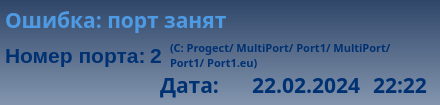
<?xml version="1.0" encoding="UTF-8"?>
<ui version="4.0">
 <class>widget_27_9_21_err_port_busy</class>
 <widget class="QWidget" name="widget_27_9_21_err_port_busy">
  <property name="geometry">
   <rect>
    <x>0</x>
    <y>0</y>
    <width>440</width>
    <height>105</height>
   </rect>
  </property>
  <property name="windowTitle">
   <string>widget_27_9_21_err_port_busy</string>
  </property>
  <property name="layoutDirection">
   <enum>Qt::LeftToRight</enum>
  </property>
  <property name="styleSheet">
   <string notr="true">background-color: qlineargradient(spread:pad, x1:0.5, y1:0, x2:0.5, y2:1, stop:0 rgba(47, 70, 105, 255), stop:1 rgba(131, 149, 174, 255));</string>
  </property>
  <widget class="QLabel" name="lbl_name_error">
   <property name="enabled">
    <bool>true</bool>
   </property>
   <property name="geometry">
    <rect>
     <x>5</x>
     <y>5</y>
     <width>290</width>
     <height>30</height>
    </rect>
   </property>
   <property name="font">
    <font>
     <family>Arial Black</family>
     <pointsize>16</pointsize>
     <weight>75</weight>
     <bold>true</bold>
    </font>
   </property>
   <property name="layoutDirection">
    <enum>Qt::LeftToRight</enum>
   </property>
   <property name="styleSheet">
    <string notr="true">color: rgb(78, 155, 229);
background-color: qlineargradient(spread:pad, x1:0, y1:0, x2:1, y2:0, stop:0 rgba(0, 0, 0, 0), stop:1 rgba(255, 255, 255, 0));</string>
   </property>
   <property name="text">
    <string>&lt;html&gt;&lt;head/&gt;&lt;body&gt;&lt;p&gt;Ошибка: порт занят&lt;/p&gt;&lt;/body&gt;&lt;/html&gt;</string>
   </property>
  </widget>
  <widget class="QLabel" name="lbl_info_2">
   <property name="geometry">
    <rect>
     <x>5</x>
     <y>40</y>
     <width>140</width>
     <height>30</height>
    </rect>
   </property>
   <property name="palette">
    <palette>
     <active>
      <colorrole role="WindowText">
       <brush brushstyle="SolidPattern">
        <color alpha="255">
         <red>0</red>
         <green>49</green>
         <blue>114</blue>
        </color>
       </brush>
      </colorrole>
      <colorrole role="Button">
       <brush brushstyle="LinearGradientPattern">
        <gradient startx="0.000000000000000" starty="0.000000000000000" endx="1.000000000000000" endy="0.000000000000000" type="LinearGradient" spread="PadSpread" coordinatemode="ObjectBoundingMode">
         <gradientstop position="0.000000000000000">
          <color alpha="0">
           <red>0</red>
           <green>0</green>
           <blue>0</blue>
          </color>
         </gradientstop>
         <gradientstop position="1.000000000000000">
          <color alpha="0">
           <red>255</red>
           <green>255</green>
           <blue>255</blue>
          </color>
         </gradientstop>
        </gradient>
       </brush>
      </colorrole>
      <colorrole role="Text">
       <brush brushstyle="SolidPattern">
        <color alpha="255">
         <red>0</red>
         <green>49</green>
         <blue>114</blue>
        </color>
       </brush>
      </colorrole>
      <colorrole role="ButtonText">
       <brush brushstyle="SolidPattern">
        <color alpha="255">
         <red>0</red>
         <green>49</green>
         <blue>114</blue>
        </color>
       </brush>
      </colorrole>
      <colorrole role="Base">
       <brush brushstyle="LinearGradientPattern">
        <gradient startx="0.000000000000000" starty="0.000000000000000" endx="1.000000000000000" endy="0.000000000000000" type="LinearGradient" spread="PadSpread" coordinatemode="ObjectBoundingMode">
         <gradientstop position="0.000000000000000">
          <color alpha="0">
           <red>0</red>
           <green>0</green>
           <blue>0</blue>
          </color>
         </gradientstop>
         <gradientstop position="1.000000000000000">
          <color alpha="0">
           <red>255</red>
           <green>255</green>
           <blue>255</blue>
          </color>
         </gradientstop>
        </gradient>
       </brush>
      </colorrole>
      <colorrole role="Window">
       <brush brushstyle="LinearGradientPattern">
        <gradient startx="0.000000000000000" starty="0.000000000000000" endx="1.000000000000000" endy="0.000000000000000" type="LinearGradient" spread="PadSpread" coordinatemode="ObjectBoundingMode">
         <gradientstop position="0.000000000000000">
          <color alpha="0">
           <red>0</red>
           <green>0</green>
           <blue>0</blue>
          </color>
         </gradientstop>
         <gradientstop position="1.000000000000000">
          <color alpha="0">
           <red>255</red>
           <green>255</green>
           <blue>255</blue>
          </color>
         </gradientstop>
        </gradient>
       </brush>
      </colorrole>
     </active>
     <inactive>
      <colorrole role="WindowText">
       <brush brushstyle="SolidPattern">
        <color alpha="255">
         <red>0</red>
         <green>49</green>
         <blue>114</blue>
        </color>
       </brush>
      </colorrole>
      <colorrole role="Button">
       <brush brushstyle="LinearGradientPattern">
        <gradient startx="0.000000000000000" starty="0.000000000000000" endx="1.000000000000000" endy="0.000000000000000" type="LinearGradient" spread="PadSpread" coordinatemode="ObjectBoundingMode">
         <gradientstop position="0.000000000000000">
          <color alpha="0">
           <red>0</red>
           <green>0</green>
           <blue>0</blue>
          </color>
         </gradientstop>
         <gradientstop position="1.000000000000000">
          <color alpha="0">
           <red>255</red>
           <green>255</green>
           <blue>255</blue>
          </color>
         </gradientstop>
        </gradient>
       </brush>
      </colorrole>
      <colorrole role="Text">
       <brush brushstyle="SolidPattern">
        <color alpha="255">
         <red>0</red>
         <green>49</green>
         <blue>114</blue>
        </color>
       </brush>
      </colorrole>
      <colorrole role="ButtonText">
       <brush brushstyle="SolidPattern">
        <color alpha="255">
         <red>0</red>
         <green>49</green>
         <blue>114</blue>
        </color>
       </brush>
      </colorrole>
      <colorrole role="Base">
       <brush brushstyle="LinearGradientPattern">
        <gradient startx="0.000000000000000" starty="0.000000000000000" endx="1.000000000000000" endy="0.000000000000000" type="LinearGradient" spread="PadSpread" coordinatemode="ObjectBoundingMode">
         <gradientstop position="0.000000000000000">
          <color alpha="0">
           <red>0</red>
           <green>0</green>
           <blue>0</blue>
          </color>
         </gradientstop>
         <gradientstop position="1.000000000000000">
          <color alpha="0">
           <red>255</red>
           <green>255</green>
           <blue>255</blue>
          </color>
         </gradientstop>
        </gradient>
       </brush>
      </colorrole>
      <colorrole role="Window">
       <brush brushstyle="LinearGradientPattern">
        <gradient startx="0.000000000000000" starty="0.000000000000000" endx="1.000000000000000" endy="0.000000000000000" type="LinearGradient" spread="PadSpread" coordinatemode="ObjectBoundingMode">
         <gradientstop position="0.000000000000000">
          <color alpha="0">
           <red>0</red>
           <green>0</green>
           <blue>0</blue>
          </color>
         </gradientstop>
         <gradientstop position="1.000000000000000">
          <color alpha="0">
           <red>255</red>
           <green>255</green>
           <blue>255</blue>
          </color>
         </gradientstop>
        </gradient>
       </brush>
      </colorrole>
     </inactive>
     <disabled>
      <colorrole role="WindowText">
       <brush brushstyle="SolidPattern">
        <color alpha="255">
         <red>0</red>
         <green>49</green>
         <blue>114</blue>
        </color>
       </brush>
      </colorrole>
      <colorrole role="Button">
       <brush brushstyle="LinearGradientPattern">
        <gradient startx="0.000000000000000" starty="0.000000000000000" endx="1.000000000000000" endy="0.000000000000000" type="LinearGradient" spread="PadSpread" coordinatemode="ObjectBoundingMode">
         <gradientstop position="0.000000000000000">
          <color alpha="0">
           <red>0</red>
           <green>0</green>
           <blue>0</blue>
          </color>
         </gradientstop>
         <gradientstop position="1.000000000000000">
          <color alpha="0">
           <red>255</red>
           <green>255</green>
           <blue>255</blue>
          </color>
         </gradientstop>
        </gradient>
       </brush>
      </colorrole>
      <colorrole role="Text">
       <brush brushstyle="SolidPattern">
        <color alpha="255">
         <red>0</red>
         <green>49</green>
         <blue>114</blue>
        </color>
       </brush>
      </colorrole>
      <colorrole role="ButtonText">
       <brush brushstyle="SolidPattern">
        <color alpha="255">
         <red>0</red>
         <green>49</green>
         <blue>114</blue>
        </color>
       </brush>
      </colorrole>
      <colorrole role="Base">
       <brush brushstyle="LinearGradientPattern">
        <gradient startx="0.000000000000000" starty="0.000000000000000" endx="1.000000000000000" endy="0.000000000000000" type="LinearGradient" spread="PadSpread" coordinatemode="ObjectBoundingMode">
         <gradientstop position="0.000000000000000">
          <color alpha="0">
           <red>0</red>
           <green>0</green>
           <blue>0</blue>
          </color>
         </gradientstop>
         <gradientstop position="1.000000000000000">
          <color alpha="0">
           <red>255</red>
           <green>255</green>
           <blue>255</blue>
          </color>
         </gradientstop>
        </gradient>
       </brush>
      </colorrole>
      <colorrole role="Window">
       <brush brushstyle="LinearGradientPattern">
        <gradient startx="0.000000000000000" starty="0.000000000000000" endx="1.000000000000000" endy="0.000000000000000" type="LinearGradient" spread="PadSpread" coordinatemode="ObjectBoundingMode">
         <gradientstop position="0.000000000000000">
          <color alpha="0">
           <red>0</red>
           <green>0</green>
           <blue>0</blue>
          </color>
         </gradientstop>
         <gradientstop position="1.000000000000000">
          <color alpha="0">
           <red>255</red>
           <green>255</green>
           <blue>255</blue>
          </color>
         </gradientstop>
        </gradient>
       </brush>
      </colorrole>
     </disabled>
    </palette>
   </property>
   <property name="font">
    <font>
     <family>Arial</family>
     <pointsize>16</pointsize>
     <weight>75</weight>
     <bold>true</bold>
    </font>
   </property>
   <property name="styleSheet">
    <string notr="true">color: rgb(0, 49, 114);
background-color: qlineargradient(spread:pad, x1:0, y1:0, x2:1, y2:0, stop:0 rgba(0, 0, 0, 0), stop:1 rgba(255, 255, 255, 0));</string>
   </property>
   <property name="text">
    <string>Номер порта:</string>
   </property>
   <property name="alignment">
    <set>Qt::AlignLeading|Qt::AlignLeft|Qt::AlignVCenter</set>
   </property>
  </widget>
  <widget class="QLabel" name="lbl_port_number">
   <property name="geometry">
    <rect>
     <x>150</x>
     <y>40</y>
     <width>15</width>
     <height>30</height>
    </rect>
   </property>
   <property name="palette">
    <palette>
     <active>
      <colorrole role="WindowText">
       <brush brushstyle="SolidPattern">
        <color alpha="255">
         <red>0</red>
         <green>49</green>
         <blue>114</blue>
        </color>
       </brush>
      </colorrole>
      <colorrole role="Button">
       <brush brushstyle="LinearGradientPattern">
        <gradient startx="0.000000000000000" starty="0.000000000000000" endx="1.000000000000000" endy="0.000000000000000" type="LinearGradient" spread="PadSpread" coordinatemode="ObjectBoundingMode">
         <gradientstop position="0.000000000000000">
          <color alpha="0">
           <red>0</red>
           <green>0</green>
           <blue>0</blue>
          </color>
         </gradientstop>
         <gradientstop position="1.000000000000000">
          <color alpha="0">
           <red>255</red>
           <green>255</green>
           <blue>255</blue>
          </color>
         </gradientstop>
        </gradient>
       </brush>
      </colorrole>
      <colorrole role="Text">
       <brush brushstyle="SolidPattern">
        <color alpha="255">
         <red>0</red>
         <green>49</green>
         <blue>114</blue>
        </color>
       </brush>
      </colorrole>
      <colorrole role="ButtonText">
       <brush brushstyle="SolidPattern">
        <color alpha="255">
         <red>0</red>
         <green>49</green>
         <blue>114</blue>
        </color>
       </brush>
      </colorrole>
      <colorrole role="Base">
       <brush brushstyle="LinearGradientPattern">
        <gradient startx="0.000000000000000" starty="0.000000000000000" endx="1.000000000000000" endy="0.000000000000000" type="LinearGradient" spread="PadSpread" coordinatemode="ObjectBoundingMode">
         <gradientstop position="0.000000000000000">
          <color alpha="0">
           <red>0</red>
           <green>0</green>
           <blue>0</blue>
          </color>
         </gradientstop>
         <gradientstop position="1.000000000000000">
          <color alpha="0">
           <red>255</red>
           <green>255</green>
           <blue>255</blue>
          </color>
         </gradientstop>
        </gradient>
       </brush>
      </colorrole>
      <colorrole role="Window">
       <brush brushstyle="LinearGradientPattern">
        <gradient startx="0.000000000000000" starty="0.000000000000000" endx="1.000000000000000" endy="0.000000000000000" type="LinearGradient" spread="PadSpread" coordinatemode="ObjectBoundingMode">
         <gradientstop position="0.000000000000000">
          <color alpha="0">
           <red>0</red>
           <green>0</green>
           <blue>0</blue>
          </color>
         </gradientstop>
         <gradientstop position="1.000000000000000">
          <color alpha="0">
           <red>255</red>
           <green>255</green>
           <blue>255</blue>
          </color>
         </gradientstop>
        </gradient>
       </brush>
      </colorrole>
     </active>
     <inactive>
      <colorrole role="WindowText">
       <brush brushstyle="SolidPattern">
        <color alpha="255">
         <red>0</red>
         <green>49</green>
         <blue>114</blue>
        </color>
       </brush>
      </colorrole>
      <colorrole role="Button">
       <brush brushstyle="LinearGradientPattern">
        <gradient startx="0.000000000000000" starty="0.000000000000000" endx="1.000000000000000" endy="0.000000000000000" type="LinearGradient" spread="PadSpread" coordinatemode="ObjectBoundingMode">
         <gradientstop position="0.000000000000000">
          <color alpha="0">
           <red>0</red>
           <green>0</green>
           <blue>0</blue>
          </color>
         </gradientstop>
         <gradientstop position="1.000000000000000">
          <color alpha="0">
           <red>255</red>
           <green>255</green>
           <blue>255</blue>
          </color>
         </gradientstop>
        </gradient>
       </brush>
      </colorrole>
      <colorrole role="Text">
       <brush brushstyle="SolidPattern">
        <color alpha="255">
         <red>0</red>
         <green>49</green>
         <blue>114</blue>
        </color>
       </brush>
      </colorrole>
      <colorrole role="ButtonText">
       <brush brushstyle="SolidPattern">
        <color alpha="255">
         <red>0</red>
         <green>49</green>
         <blue>114</blue>
        </color>
       </brush>
      </colorrole>
      <colorrole role="Base">
       <brush brushstyle="LinearGradientPattern">
        <gradient startx="0.000000000000000" starty="0.000000000000000" endx="1.000000000000000" endy="0.000000000000000" type="LinearGradient" spread="PadSpread" coordinatemode="ObjectBoundingMode">
         <gradientstop position="0.000000000000000">
          <color alpha="0">
           <red>0</red>
           <green>0</green>
           <blue>0</blue>
          </color>
         </gradientstop>
         <gradientstop position="1.000000000000000">
          <color alpha="0">
           <red>255</red>
           <green>255</green>
           <blue>255</blue>
          </color>
         </gradientstop>
        </gradient>
       </brush>
      </colorrole>
      <colorrole role="Window">
       <brush brushstyle="LinearGradientPattern">
        <gradient startx="0.000000000000000" starty="0.000000000000000" endx="1.000000000000000" endy="0.000000000000000" type="LinearGradient" spread="PadSpread" coordinatemode="ObjectBoundingMode">
         <gradientstop position="0.000000000000000">
          <color alpha="0">
           <red>0</red>
           <green>0</green>
           <blue>0</blue>
          </color>
         </gradientstop>
         <gradientstop position="1.000000000000000">
          <color alpha="0">
           <red>255</red>
           <green>255</green>
           <blue>255</blue>
          </color>
         </gradientstop>
        </gradient>
       </brush>
      </colorrole>
     </inactive>
     <disabled>
      <colorrole role="WindowText">
       <brush brushstyle="SolidPattern">
        <color alpha="255">
         <red>0</red>
         <green>49</green>
         <blue>114</blue>
        </color>
       </brush>
      </colorrole>
      <colorrole role="Button">
       <brush brushstyle="LinearGradientPattern">
        <gradient startx="0.000000000000000" starty="0.000000000000000" endx="1.000000000000000" endy="0.000000000000000" type="LinearGradient" spread="PadSpread" coordinatemode="ObjectBoundingMode">
         <gradientstop position="0.000000000000000">
          <color alpha="0">
           <red>0</red>
           <green>0</green>
           <blue>0</blue>
          </color>
         </gradientstop>
         <gradientstop position="1.000000000000000">
          <color alpha="0">
           <red>255</red>
           <green>255</green>
           <blue>255</blue>
          </color>
         </gradientstop>
        </gradient>
       </brush>
      </colorrole>
      <colorrole role="Text">
       <brush brushstyle="SolidPattern">
        <color alpha="255">
         <red>0</red>
         <green>49</green>
         <blue>114</blue>
        </color>
       </brush>
      </colorrole>
      <colorrole role="ButtonText">
       <brush brushstyle="SolidPattern">
        <color alpha="255">
         <red>0</red>
         <green>49</green>
         <blue>114</blue>
        </color>
       </brush>
      </colorrole>
      <colorrole role="Base">
       <brush brushstyle="LinearGradientPattern">
        <gradient startx="0.000000000000000" starty="0.000000000000000" endx="1.000000000000000" endy="0.000000000000000" type="LinearGradient" spread="PadSpread" coordinatemode="ObjectBoundingMode">
         <gradientstop position="0.000000000000000">
          <color alpha="0">
           <red>0</red>
           <green>0</green>
           <blue>0</blue>
          </color>
         </gradientstop>
         <gradientstop position="1.000000000000000">
          <color alpha="0">
           <red>255</red>
           <green>255</green>
           <blue>255</blue>
          </color>
         </gradientstop>
        </gradient>
       </brush>
      </colorrole>
      <colorrole role="Window">
       <brush brushstyle="LinearGradientPattern">
        <gradient startx="0.000000000000000" starty="0.000000000000000" endx="1.000000000000000" endy="0.000000000000000" type="LinearGradient" spread="PadSpread" coordinatemode="ObjectBoundingMode">
         <gradientstop position="0.000000000000000">
          <color alpha="0">
           <red>0</red>
           <green>0</green>
           <blue>0</blue>
          </color>
         </gradientstop>
         <gradientstop position="1.000000000000000">
          <color alpha="0">
           <red>255</red>
           <green>255</green>
           <blue>255</blue>
          </color>
         </gradientstop>
        </gradient>
       </brush>
      </colorrole>
     </disabled>
    </palette>
   </property>
   <property name="font">
    <font>
     <family>Arial</family>
     <pointsize>16</pointsize>
     <weight>75</weight>
     <bold>true</bold>
    </font>
   </property>
   <property name="styleSheet">
    <string notr="true">color: rgb(0, 49, 114);
background-color: qlineargradient(spread:pad, x1:0, y1:0, x2:1, y2:0, stop:0 rgba(0, 0, 0, 0), stop:1 rgba(255, 255, 255, 0));</string>
   </property>
   <property name="text">
    <string>2</string>
   </property>
   <property name="alignment">
    <set>Qt::AlignLeading|Qt::AlignLeft|Qt::AlignVCenter</set>
   </property>
  </widget>
  <widget class="QLabel" name="lbl_port_address">
   <property name="geometry">
    <rect>
     <x>170</x>
     <y>40</y>
     <width>241</width>
     <height>30</height>
    </rect>
   </property>
   <property name="palette">
    <palette>
     <active>
      <colorrole role="WindowText">
       <brush brushstyle="SolidPattern">
        <color alpha="255">
         <red>0</red>
         <green>49</green>
         <blue>114</blue>
        </color>
       </brush>
      </colorrole>
      <colorrole role="Button">
       <brush brushstyle="LinearGradientPattern">
        <gradient startx="0.000000000000000" starty="0.000000000000000" endx="1.000000000000000" endy="0.000000000000000" type="LinearGradient" spread="PadSpread" coordinatemode="ObjectBoundingMode">
         <gradientstop position="0.000000000000000">
          <color alpha="0">
           <red>0</red>
           <green>0</green>
           <blue>0</blue>
          </color>
         </gradientstop>
         <gradientstop position="1.000000000000000">
          <color alpha="0">
           <red>255</red>
           <green>255</green>
           <blue>255</blue>
          </color>
         </gradientstop>
        </gradient>
       </brush>
      </colorrole>
      <colorrole role="Text">
       <brush brushstyle="SolidPattern">
        <color alpha="255">
         <red>0</red>
         <green>49</green>
         <blue>114</blue>
        </color>
       </brush>
      </colorrole>
      <colorrole role="ButtonText">
       <brush brushstyle="SolidPattern">
        <color alpha="255">
         <red>0</red>
         <green>49</green>
         <blue>114</blue>
        </color>
       </brush>
      </colorrole>
      <colorrole role="Base">
       <brush brushstyle="LinearGradientPattern">
        <gradient startx="0.000000000000000" starty="0.000000000000000" endx="1.000000000000000" endy="0.000000000000000" type="LinearGradient" spread="PadSpread" coordinatemode="ObjectBoundingMode">
         <gradientstop position="0.000000000000000">
          <color alpha="0">
           <red>0</red>
           <green>0</green>
           <blue>0</blue>
          </color>
         </gradientstop>
         <gradientstop position="1.000000000000000">
          <color alpha="0">
           <red>255</red>
           <green>255</green>
           <blue>255</blue>
          </color>
         </gradientstop>
        </gradient>
       </brush>
      </colorrole>
      <colorrole role="Window">
       <brush brushstyle="LinearGradientPattern">
        <gradient startx="0.000000000000000" starty="0.000000000000000" endx="1.000000000000000" endy="0.000000000000000" type="LinearGradient" spread="PadSpread" coordinatemode="ObjectBoundingMode">
         <gradientstop position="0.000000000000000">
          <color alpha="0">
           <red>0</red>
           <green>0</green>
           <blue>0</blue>
          </color>
         </gradientstop>
         <gradientstop position="1.000000000000000">
          <color alpha="0">
           <red>255</red>
           <green>255</green>
           <blue>255</blue>
          </color>
         </gradientstop>
        </gradient>
       </brush>
      </colorrole>
     </active>
     <inactive>
      <colorrole role="WindowText">
       <brush brushstyle="SolidPattern">
        <color alpha="255">
         <red>0</red>
         <green>49</green>
         <blue>114</blue>
        </color>
       </brush>
      </colorrole>
      <colorrole role="Button">
       <brush brushstyle="LinearGradientPattern">
        <gradient startx="0.000000000000000" starty="0.000000000000000" endx="1.000000000000000" endy="0.000000000000000" type="LinearGradient" spread="PadSpread" coordinatemode="ObjectBoundingMode">
         <gradientstop position="0.000000000000000">
          <color alpha="0">
           <red>0</red>
           <green>0</green>
           <blue>0</blue>
          </color>
         </gradientstop>
         <gradientstop position="1.000000000000000">
          <color alpha="0">
           <red>255</red>
           <green>255</green>
           <blue>255</blue>
          </color>
         </gradientstop>
        </gradient>
       </brush>
      </colorrole>
      <colorrole role="Text">
       <brush brushstyle="SolidPattern">
        <color alpha="255">
         <red>0</red>
         <green>49</green>
         <blue>114</blue>
        </color>
       </brush>
      </colorrole>
      <colorrole role="ButtonText">
       <brush brushstyle="SolidPattern">
        <color alpha="255">
         <red>0</red>
         <green>49</green>
         <blue>114</blue>
        </color>
       </brush>
      </colorrole>
      <colorrole role="Base">
       <brush brushstyle="LinearGradientPattern">
        <gradient startx="0.000000000000000" starty="0.000000000000000" endx="1.000000000000000" endy="0.000000000000000" type="LinearGradient" spread="PadSpread" coordinatemode="ObjectBoundingMode">
         <gradientstop position="0.000000000000000">
          <color alpha="0">
           <red>0</red>
           <green>0</green>
           <blue>0</blue>
          </color>
         </gradientstop>
         <gradientstop position="1.000000000000000">
          <color alpha="0">
           <red>255</red>
           <green>255</green>
           <blue>255</blue>
          </color>
         </gradientstop>
        </gradient>
       </brush>
      </colorrole>
      <colorrole role="Window">
       <brush brushstyle="LinearGradientPattern">
        <gradient startx="0.000000000000000" starty="0.000000000000000" endx="1.000000000000000" endy="0.000000000000000" type="LinearGradient" spread="PadSpread" coordinatemode="ObjectBoundingMode">
         <gradientstop position="0.000000000000000">
          <color alpha="0">
           <red>0</red>
           <green>0</green>
           <blue>0</blue>
          </color>
         </gradientstop>
         <gradientstop position="1.000000000000000">
          <color alpha="0">
           <red>255</red>
           <green>255</green>
           <blue>255</blue>
          </color>
         </gradientstop>
        </gradient>
       </brush>
      </colorrole>
     </inactive>
     <disabled>
      <colorrole role="WindowText">
       <brush brushstyle="SolidPattern">
        <color alpha="255">
         <red>0</red>
         <green>49</green>
         <blue>114</blue>
        </color>
       </brush>
      </colorrole>
      <colorrole role="Button">
       <brush brushstyle="LinearGradientPattern">
        <gradient startx="0.000000000000000" starty="0.000000000000000" endx="1.000000000000000" endy="0.000000000000000" type="LinearGradient" spread="PadSpread" coordinatemode="ObjectBoundingMode">
         <gradientstop position="0.000000000000000">
          <color alpha="0">
           <red>0</red>
           <green>0</green>
           <blue>0</blue>
          </color>
         </gradientstop>
         <gradientstop position="1.000000000000000">
          <color alpha="0">
           <red>255</red>
           <green>255</green>
           <blue>255</blue>
          </color>
         </gradientstop>
        </gradient>
       </brush>
      </colorrole>
      <colorrole role="Text">
       <brush brushstyle="SolidPattern">
        <color alpha="255">
         <red>0</red>
         <green>49</green>
         <blue>114</blue>
        </color>
       </brush>
      </colorrole>
      <colorrole role="ButtonText">
       <brush brushstyle="SolidPattern">
        <color alpha="255">
         <red>0</red>
         <green>49</green>
         <blue>114</blue>
        </color>
       </brush>
      </colorrole>
      <colorrole role="Base">
       <brush brushstyle="LinearGradientPattern">
        <gradient startx="0.000000000000000" starty="0.000000000000000" endx="1.000000000000000" endy="0.000000000000000" type="LinearGradient" spread="PadSpread" coordinatemode="ObjectBoundingMode">
         <gradientstop position="0.000000000000000">
          <color alpha="0">
           <red>0</red>
           <green>0</green>
           <blue>0</blue>
          </color>
         </gradientstop>
         <gradientstop position="1.000000000000000">
          <color alpha="0">
           <red>255</red>
           <green>255</green>
           <blue>255</blue>
          </color>
         </gradientstop>
        </gradient>
       </brush>
      </colorrole>
      <colorrole role="Window">
       <brush brushstyle="LinearGradientPattern">
        <gradient startx="0.000000000000000" starty="0.000000000000000" endx="1.000000000000000" endy="0.000000000000000" type="LinearGradient" spread="PadSpread" coordinatemode="ObjectBoundingMode">
         <gradientstop position="0.000000000000000">
          <color alpha="0">
           <red>0</red>
           <green>0</green>
           <blue>0</blue>
          </color>
         </gradientstop>
         <gradientstop position="1.000000000000000">
          <color alpha="0">
           <red>255</red>
           <green>255</green>
           <blue>255</blue>
          </color>
         </gradientstop>
        </gradient>
       </brush>
      </colorrole>
     </disabled>
    </palette>
   </property>
   <property name="font">
    <font>
     <family>Arial Black</family>
     <pointsize>8</pointsize>
     <weight>75</weight>
     <bold>true</bold>
    </font>
   </property>
   <property name="styleSheet">
    <string notr="true">color: rgb(0, 49, 114);
background-color: qlineargradient(spread:pad, x1:0, y1:0, x2:1, y2:0, stop:0 rgba(0, 0, 0, 0), stop:1 rgba(255, 255, 255, 0));</string>
   </property>
   <property name="text">
    <string>&lt;html&gt;&lt;head/&gt;&lt;body&gt;&lt;p&gt;(C: Progect/ MultiPort/ Port1/ MultiPort/ Port1/ Port1.eu)&lt;/p&gt;&lt;/body&gt;&lt;/html&gt;</string>
   </property>
   <property name="alignment">
    <set>Qt::AlignLeading|Qt::AlignLeft|Qt::AlignVCenter</set>
   </property>
   <property name="wordWrap">
    <bool>true</bool>
   </property>
  </widget>
  <widget class="QLabel" name="lbl_info">
   <property name="enabled">
    <bool>true</bool>
   </property>
   <property name="geometry">
    <rect>
     <x>160</x>
     <y>70</y>
     <width>65</width>
     <height>30</height>
    </rect>
   </property>
   <property name="font">
    <font>
     <family>Arial Black</family>
     <pointsize>16</pointsize>
     <weight>75</weight>
     <italic>false</italic>
     <bold>true</bold>
     <underline>false</underline>
    </font>
   </property>
   <property name="mouseTracking">
    <bool>true</bool>
   </property>
   <property name="contextMenuPolicy">
    <enum>Qt::NoContextMenu</enum>
   </property>
   <property name="layoutDirection">
    <enum>Qt::LeftToRight</enum>
   </property>
   <property name="styleSheet">
    <string notr="true">color: rgb(0, 49, 114);
background-color: qlineargradient(spread:pad, x1:0, y1:0, x2:1, y2:0, stop:0 rgba(0, 0, 0, 0), stop:1 rgba(255, 255, 255, 0));</string>
   </property>
   <property name="lineWidth">
    <number>1</number>
   </property>
   <property name="text">
    <string>Дата:</string>
   </property>
   <property name="textFormat">
    <enum>Qt::AutoText</enum>
   </property>
   <property name="alignment">
    <set>Qt::AlignLeading|Qt::AlignLeft|Qt::AlignVCenter</set>
   </property>
   <property name="wordWrap">
    <bool>false</bool>
   </property>
   <property name="margin">
    <number>0</number>
   </property>
   <property name="indent">
    <number>0</number>
   </property>
   <property name="textInteractionFlags">
    <set>Qt::NoTextInteraction</set>
   </property>
  </widget>
  <widget class="QLabel" name="lbl_data">
   <property name="enabled">
    <bool>true</bool>
   </property>
   <property name="geometry">
    <rect>
     <x>230</x>
     <y>70</y>
     <width>130</width>
     <height>30</height>
    </rect>
   </property>
   <property name="font">
    <font>
     <family>Arial Black</family>
     <pointsize>16</pointsize>
     <weight>75</weight>
     <italic>false</italic>
     <bold>true</bold>
     <underline>false</underline>
    </font>
   </property>
   <property name="mouseTracking">
    <bool>true</bool>
   </property>
   <property name="contextMenuPolicy">
    <enum>Qt::NoContextMenu</enum>
   </property>
   <property name="layoutDirection">
    <enum>Qt::LeftToRight</enum>
   </property>
   <property name="styleSheet">
    <string notr="true">color: rgb(0, 49, 114);
background-color: qlineargradient(spread:pad, x1:0, y1:0, x2:1, y2:0, stop:0 rgba(0, 0, 0, 0), stop:1 rgba(255, 255, 255, 0));</string>
   </property>
   <property name="lineWidth">
    <number>1</number>
   </property>
   <property name="text">
    <string>22.02.2024</string>
   </property>
   <property name="textFormat">
    <enum>Qt::AutoText</enum>
   </property>
   <property name="alignment">
    <set>Qt::AlignRight|Qt::AlignTrailing|Qt::AlignVCenter</set>
   </property>
   <property name="wordWrap">
    <bool>false</bool>
   </property>
   <property name="margin">
    <number>0</number>
   </property>
   <property name="indent">
    <number>0</number>
   </property>
   <property name="textInteractionFlags">
    <set>Qt::NoTextInteraction</set>
   </property>
  </widget>
  <widget class="QLabel" name="lbl_time">
   <property name="enabled">
    <bool>true</bool>
   </property>
   <property name="geometry">
    <rect>
     <x>365</x>
     <y>70</y>
     <width>70</width>
     <height>30</height>
    </rect>
   </property>
   <property name="font">
    <font>
     <family>Arial Black</family>
     <pointsize>16</pointsize>
     <weight>75</weight>
     <italic>false</italic>
     <bold>true</bold>
     <underline>false</underline>
    </font>
   </property>
   <property name="mouseTracking">
    <bool>true</bool>
   </property>
   <property name="contextMenuPolicy">
    <enum>Qt::NoContextMenu</enum>
   </property>
   <property name="layoutDirection">
    <enum>Qt::LeftToRight</enum>
   </property>
   <property name="styleSheet">
    <string notr="true">color: rgb(0, 49, 114);
background-color: qlineargradient(spread:pad, x1:0, y1:0, x2:1, y2:0, stop:0 rgba(0, 0, 0, 0), stop:1 rgba(255, 255, 255, 0));</string>
   </property>
   <property name="lineWidth">
    <number>1</number>
   </property>
   <property name="text">
    <string>22:22</string>
   </property>
   <property name="textFormat">
    <enum>Qt::AutoText</enum>
   </property>
   <property name="alignment">
    <set>Qt::AlignCenter</set>
   </property>
   <property name="wordWrap">
    <bool>false</bool>
   </property>
   <property name="margin">
    <number>0</number>
   </property>
   <property name="indent">
    <number>0</number>
   </property>
   <property name="textInteractionFlags">
    <set>Qt::NoTextInteraction</set>
   </property>
  </widget>
 </widget>
 <resources/>
 <connections/>
</ui>
